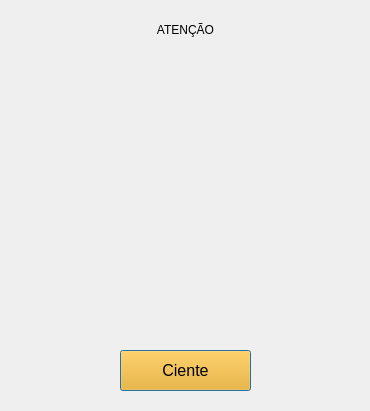
<?xml version="1.0" encoding="UTF-8"?>
<ui version="4.0">
 <class>Dialog</class>
 <widget class="QDialog" name="Dialog">
  <property name="geometry">
   <rect>
    <x>0</x>
    <y>0</y>
    <width>370</width>
    <height>411</height>
   </rect>
  </property>
  <property name="windowTitle">
   <string>Dialog</string>
  </property>
  <widget class="QLabel" name="label">
   <property name="geometry">
    <rect>
     <x>0</x>
     <y>20</y>
     <width>371</width>
     <height>20</height>
    </rect>
   </property>
   <property name="text">
    <string>ATENÇÃO</string>
   </property>
   <property name="alignment">
    <set>Qt::AlignCenter</set>
   </property>
  </widget>
  <widget class="QPushButton" name="pushButton">
   <property name="geometry">
    <rect>
     <x>120</x>
     <y>350</y>
     <width>131</width>
     <height>41</height>
    </rect>
   </property>
   <property name="font">
    <font>
     <family>Arial</family>
     <pointsize>12</pointsize>
     <weight>50</weight>
     <bold>false</bold>
    </font>
   </property>
   <property name="styleSheet">
    <string notr="true">background-color: rgb(255, 170, 0);</string>
   </property>
   <property name="text">
    <string>Ciente</string>
   </property>
  </widget>
  <widget class="QLabel" name="label_2">
   <property name="geometry">
    <rect>
     <x>0</x>
     <y>60</y>
     <width>371</width>
     <height>271</height>
    </rect>
   </property>
   <property name="text">
    <string/>
   </property>
   <property name="pixmap">
    <pixmap resource="../images/imagem.qrc">:/images/alert.png</pixmap>
   </property>
   <property name="alignment">
    <set>Qt::AlignCenter</set>
   </property>
  </widget>
 </widget>
 <resources>
  <include location="../images/imagem.qrc"/>
 </resources>
 <connections/>
</ui>
